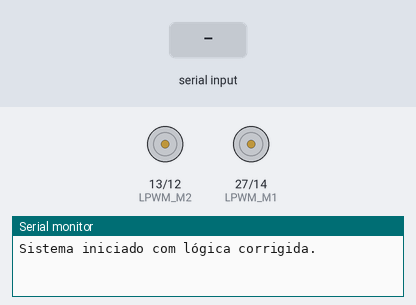
Bench run of a sketch on a simulated ESP32. Shown: motor-driver pin pairs drawn as motors (green arrow = first pin HIGH = forward, orange = second pin HIGH = backward, longer = more drive), the last lines printed to the serial monitor. Inputs (shaded band) come from the test bench. Nothing arrives over Bluetooth unless stated.

Above: at 1.2 s.
1.3 s: "s1 \n" received over the second serial link
2.8 s: "eng\n" received over the second serial link
4.3 s: "s1 90\n" received over the second serial link
At 5.5 s:
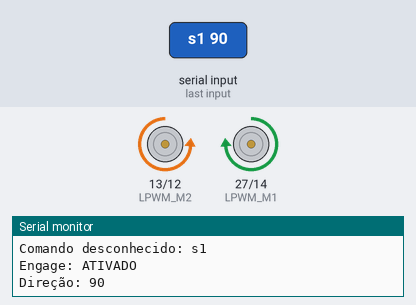
5.8 s: "s2 90\n" received over the second serial link
At 6.8 s:
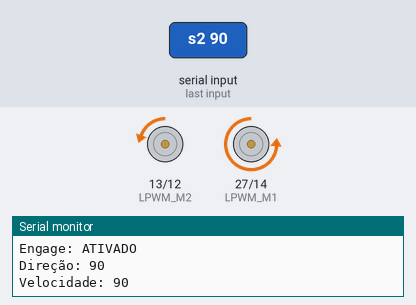
7.3 s: "s1 ,45\n" received over the second serial link
At 7.9 s:
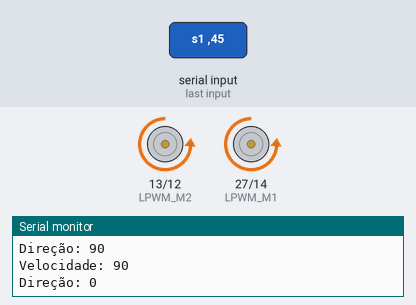
Timing chart, 0 to 9.8 s (numbered marks = the images above; inputs shaded):
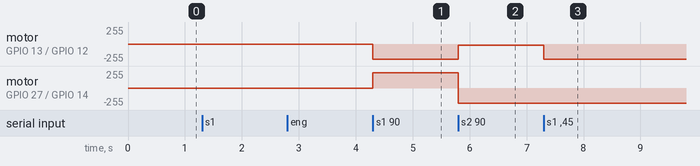

The sketch:

LibreBot_Code.ino
```cpp
#include "BluetoothSerial.h"

BluetoothSerial SerialBT;

// Definição dos pinos dos motores
#define RPWM_M1 14  // Motor 1: Horário
#define LPWM_M1 27  // Motor 1: Anti-horário
#define RPWM_M2 12  // Motor 2: Horário
#define LPWM_M2 13  // Motor 2: Anti-horário

String inputString = "";
bool engage = false;
int velocidade = 0;
int direcao = 0;

// Fine tuning dos motores
float correcaoMotorEsq = 1.00;
float correcaoMotorDir = 1.00;

void setup() {
  Serial.begin(115200);
  SerialBT.begin("ESP32_Robo");

  pinMode(RPWM_M1, OUTPUT);
  pinMode(LPWM_M1, OUTPUT);
  pinMode(RPWM_M2, OUTPUT);
  pinMode(LPWM_M2, OUTPUT);

  stopMotors();
  Serial.println("Sistema iniciado com lógica corrigida.");
}

void loop() {
  while (SerialBT.available()) {
    char c = SerialBT.read();
    if (c == '\n' || c == '\r') {
      processCommand(inputString);
      inputString = "";
    } else {
      inputString += c;
    }
  }

  if (engage) {
    moveRobo(velocidade, direcao);
  } else {
    stopMotors();
  }
}

void processCommand(String cmd) {
  cmd.trim();
  if (cmd.startsWith("s1 ")) {
    direcao = constrain(cmd.substring(3).toInt(), -100, 100);
    Serial.print("Direção: ");
    Serial.println(direcao);
  } else if (cmd.startsWith("s2 ")) {
    velocidade = constrain(cmd.substring(3).toInt(), -100, 100);
    Serial.print("Velocidade: ");
    Serial.println(velocidade);
  } else if (cmd == "eng") {
    engage = !engage;
    Serial.print("Engage: ");
    Serial.println(engage ? "ATIVADO" : "DESATIVADO");
  } else {
    Serial.print("Comando desconhecido: ");
    Serial.println(cmd);
  }
}

void moveRobo(int vel, int dir) {
  int pwmEsq = 0;
  int pwmDir = 0;

  if (vel != 0) {
    int pwmBase = map(abs(vel), 0, 100, 0, 255);
    float fator = constrain(abs(dir) / 100.0, 0.0, 1.0);

    pwmEsq = pwmBase;
    pwmDir = pwmBase;

    if (dir > 0) {
      // Virando pra direita → reduz lado DIREITO (motor M2)
      pwmDir = pwmBase * (1.0 - fator);
    } else if (dir < 0) {
      // Virando pra esquerda → reduz lado ESQUERDO (motor M1)
      pwmEsq = pwmBase * (1.0 - fator);
    }

    // Aplicando o sentido (frente ou ré)
    pwmEsq *= (vel > 0 ? 1 : -1);
    pwmDir *= (vel > 0 ? 1 : -1);
  }

  else if (dir != 0) {
    // Giro no próprio eixo (velocidade = 0, direção ≠ 0)
    int pwmGiro = map(abs(dir), 0, 100, 0, 255);
    if (dir > 0) {
      pwmEsq = -pwmGiro; // M1: ré
      pwmDir = pwmGiro;  // M2: frente
    } else {
      pwmEsq = pwmGiro;  // M1: frente
      pwmDir = -pwmGiro; // M2: ré
    }
  }

  // Fine tuning
  pwmEsq *= correcaoMotorEsq;
  pwmDir *= correcaoMotorDir;

  // Aplicar nos motores
  setMotor(RPWM_M1, LPWM_M1, pwmEsq);
  setMotor(RPWM_M2, LPWM_M2, pwmDir);
}

void setMotor(int pinHor, int pinAnti, int pwm) {
  pwm = constrain(pwm, -255, 255);
  if (pwm > 0) {
    analogWrite(pinHor, pwm);
    analogWrite(pinAnti, 0);
  } else if (pwm < 0) {
    analogWrite(pinHor, 0);
    analogWrite(pinAnti, -pwm);
  } else {
    analogWrite(pinHor, 0);
    analogWrite(pinAnti, 0);
  }
}

void stopMotors() {
  setMotor(RPWM_M1, LPWM_M1, 0);
  setMotor(RPWM_M2, LPWM_M2, 0);
}
```

Measured:
- after the input at 4.3 s, motor on GPIO 13 (LPWM_M2) / GPIO 12 (RPWM_M2): stopped → backward 229/255 at once; motor on GPIO 27 (LPWM_M1) / GPIO 14 (RPWM_M1): stopped → forward 229/255 at once
- after the input at 5.8 s, motor on GPIO 13 (LPWM_M2) / GPIO 12 (RPWM_M2): backward 229/255 → backward 22/255 at once; motor on GPIO 27 (LPWM_M1) / GPIO 14 (RPWM_M1): forward 229/255 → backward 229/255 at once
- after the input at 7.3 s, motor on GPIO 13 (LPWM_M2) / GPIO 12 (RPWM_M2): backward 22/255 → backward 229/255 at once
